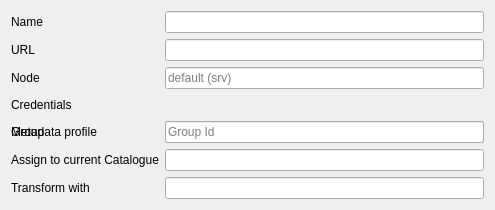
<?xml version="1.0" encoding="UTF-8"?>
<ui version="4.0">
 <class>widgetGeonetwork</class>
 <widget class="QWidget" name="widgetGeonetwork">
  <property name="geometry">
   <rect>
    <x>0</x>
    <y>0</y>
    <width>495</width>
    <height>148</height>
   </rect>
  </property>
  <property name="sizePolicy">
   <sizepolicy hsizetype="Expanding" vsizetype="Preferred">
    <horstretch>0</horstretch>
    <verstretch>0</verstretch>
   </sizepolicy>
  </property>
  <property name="maximumSize">
   <size>
    <width>16777215</width>
    <height>16777215</height>
   </size>
  </property>
  <layout class="QVBoxLayout" name="verticalLayout">
   <item alignment="Qt::AlignTop">
    <widget class="QFrame" name="frame">
     <property name="sizePolicy">
      <sizepolicy hsizetype="Expanding" vsizetype="Preferred">
       <horstretch>0</horstretch>
       <verstretch>0</verstretch>
      </sizepolicy>
     </property>
     <property name="frameShape">
      <enum>QFrame::NoFrame</enum>
     </property>
     <property name="frameShadow">
      <enum>QFrame::Raised</enum>
     </property>
     <layout class="QVBoxLayout" name="verticalLayout_2">
      <property name="leftMargin">
       <number>0</number>
      </property>
      <property name="topMargin">
       <number>0</number>
      </property>
      <property name="rightMargin">
       <number>0</number>
      </property>
      <property name="bottomMargin">
       <number>0</number>
      </property>
      <item>
       <layout class="QGridLayout" name="gridLayout_4">
        <item row="4" column="1">
         <layout class="QHBoxLayout" name="horizontalLayout_8">
          <item>
           <widget class="QComboBox" name="comboMetadataProfile"/>
          </item>
         </layout>
        </item>
        <item row="3" column="1">
         <widget class="QWidget" name="geonetworkAuthWidget" native="true">
          <property name="sizePolicy">
           <sizepolicy hsizetype="Expanding" vsizetype="Preferred">
            <horstretch>0</horstretch>
            <verstretch>0</verstretch>
           </sizepolicy>
          </property>
          <property name="minimumSize">
           <size>
            <width>0</width>
            <height>20</height>
           </size>
          </property>
          <property name="focusPolicy">
           <enum>Qt::StrongFocus</enum>
          </property>
         </widget>
        </item>
        <item row="1" column="1">
         <widget class="QLineEdit" name="txtGeonetworkUrl"/>
        </item>
        <item row="4" column="0">
         <widget class="QLabel" name="labelMetadataProfile">
          <property name="text">
           <string>Metadata profile</string>
          </property>
         </widget>
        </item>
        <item row="0" column="1">
         <widget class="QLineEdit" name="txtGeonetworkName"/>
        </item>
        <item row="0" column="0">
         <widget class="QLabel" name="label_15">
          <property name="text">
           <string>Name</string>
          </property>
         </widget>
        </item>
        <item row="2" column="0">
         <widget class="QLabel" name="label_24">
          <property name="text">
           <string>Node</string>
          </property>
         </widget>
        </item>
        <item row="2" column="1">
         <widget class="QLineEdit" name="txtGeonetworkNode">
          <property name="text">
           <string/>
          </property>
          <property name="placeholderText">
           <string>default (srv)</string>
          </property>
         </widget>
        </item>
        <item row="4" column="0">
         <widget class="QLabel" name="label_33">
          <property name="text">
           <string>Group</string>
          </property>
         </widget>
        </item>
        <item row="4" column="1">
         <widget class="QLineEdit" name="txtGeonetworkGroup">
          <property name="text">
           <string/>
          </property>
          <property name="placeholderText">
           <string>Group Id</string>
          </property>
         </widget>
        </item>
        <item row="5" column="0">
         <widget class="QLabel" name="label_35">
          <property name="text">
           <string>Assign to current Catalogue</string>
          </property>
         </widget>
        </item>
        <item row="5" column="1">
         <widget class="QLineEdit" name="txtGeonetworkAssignToCat">
          <property name="text">
           <string/>
          </property>
          <property name="placeholderText">
           <string/>
          </property>
         </widget>
        </item>
        <item row="6" column="0">
         <widget class="QLabel" name="label_37">
          <property name="text">
           <string>Transform with</string>
          </property>
         </widget>
        </item>
        <item row="6" column="1">
         <widget class="QLineEdit" name="txtGeonetworkTransformWith">
          <property name="text">
           <string/>
          </property>
          <property name="placeholderText">
           <string/>
          </property>
         </widget>
        </item>
        <item row="1" column="0">
         <widget class="QLabel" name="label_14">
          <property name="text">
           <string>URL</string>
          </property>
         </widget>
        </item>
        <item row="3" column="0">
         <widget class="QLabel" name="label_17">
          <property name="text">
           <string>Credentials</string>
          </property>
         </widget>
        </item>
       </layout>
      </item>
     </layout>
    </widget>
   </item>
  </layout>
 </widget>
 <tabstops>
  <tabstop>txtGeonetworkName</tabstop>
  <tabstop>txtGeonetworkUrl</tabstop>
  <tabstop>txtGeonetworkNode</tabstop>
  <tabstop>txtGeonetworkGroup</tabstop>
  <tabstop>txtGeonetworkAssignToCat</tabstop>
  <tabstop>txtGeonetworkTransformWith</tabstop>
  <tabstop>geonetworkAuthWidget</tabstop>
  <tabstop>comboMetadataProfile</tabstop>
 </tabstops>
 <resources/>
 <connections/>
</ui>
